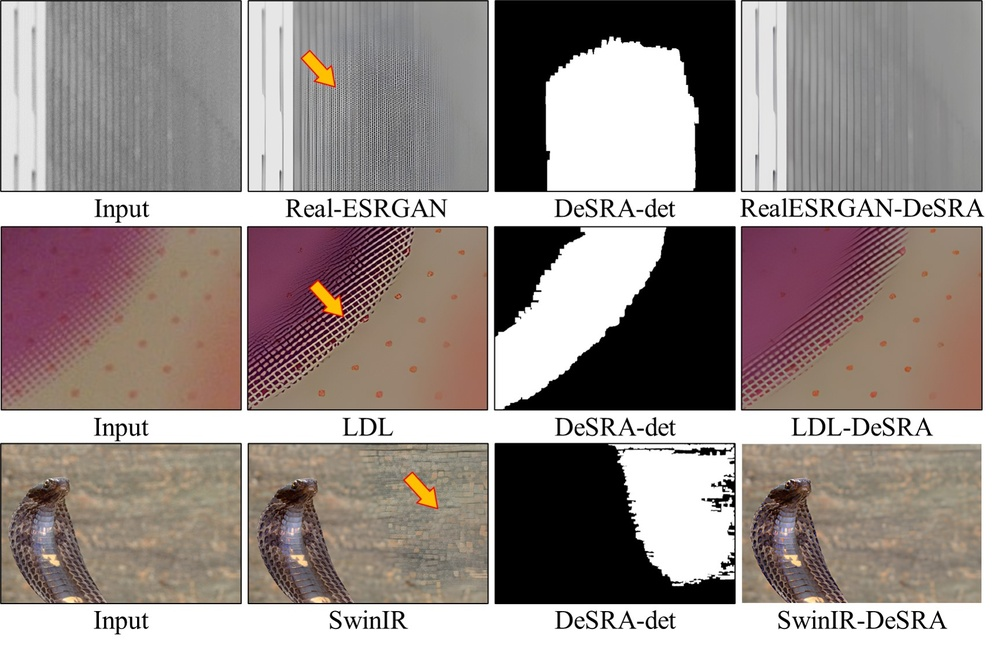
#> input picture assets/DeSRA_teasor.jpg, 1000 x 651 px, shrunk from 1728 x 1125 before the run
$ python calc_recall.py --input_mask_root ../assets --gt_mask_root ../assets
#> lines starting #> are read from the running program, lines starting #| are printed output that depends on the picture
import argparse
import cv2
import numpy as np
import os

parser = argparse.ArgumentParser()
parser.add_argument(
    '--input_mask_root', type=str, help='the root of detected artifacts maps in GAN-SR results', required=True)
parser.add_argument(
    '--gt_mask_root', type=str, help='the root of human-labeled gt artifacts maps in GAN-SR results', required=True)
parser.add_argument('--threshold', type=float, default=0.5)
args = parser.parse_args()

total_gt_artifacts_nums = 0
detected_gt_artifacts_nums = 0

img_names = sorted(os.listdir(args.input_mask_root))
for img_name in img_names:
    input_mask_path = os.path.join(args.input_mask_root, img_name)
    input_mask = cv2.imread(input_mask_path, cv2.IMREAD_GRAYSCALE)
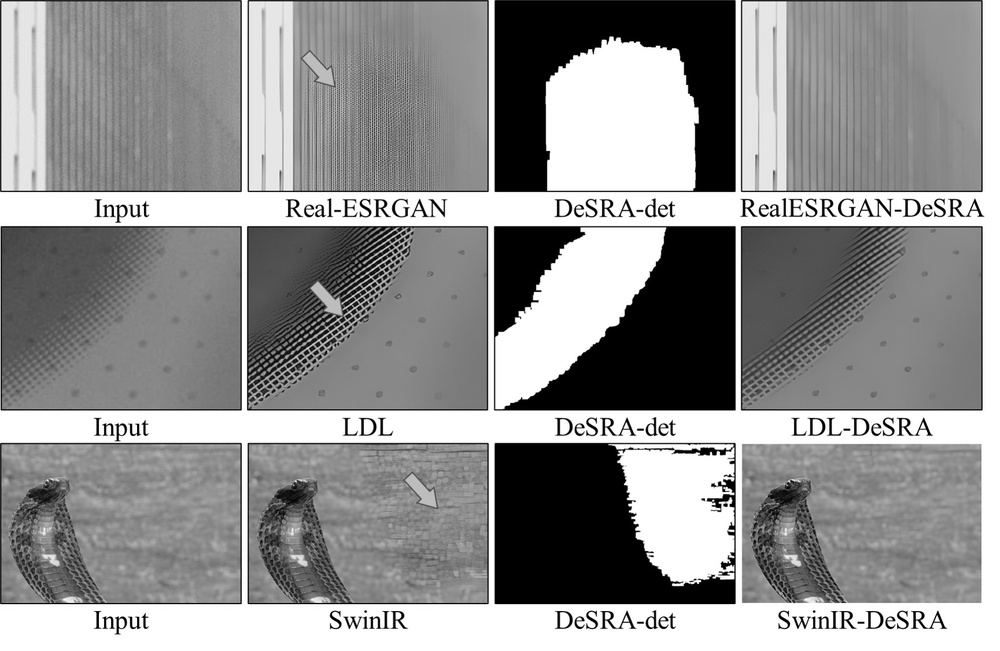
#> input_mask: shape (651, 1000); min 0, max 255, mean 145.9
    # gt mask
    gt_path = os.path.join(args.gt_mask_root, img_name)
    gt_mask = cv2.imread(gt_path, cv2.IMREAD_GRAYSCALE)
    h, w = gt_mask.shape
#> h = 651; w = 1000
    gt_mask = gt_mask[5:h - 5, 5:w - 5]
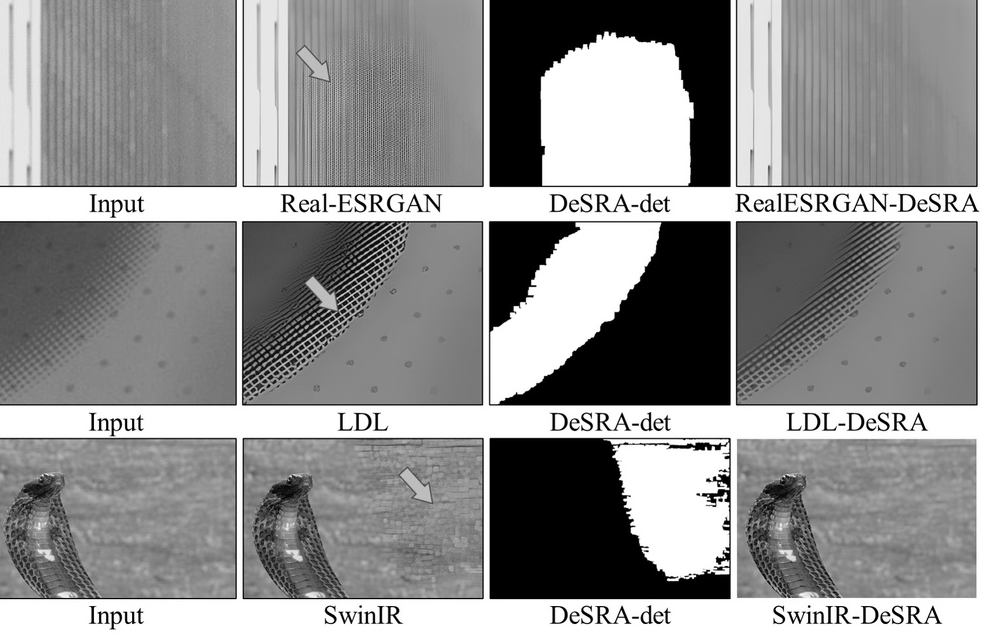
#> gt_mask: shape (641, 990); min 0, max 255, mean 144.9
    gt_mask_num_labels, gt_mask_labels, gt_mask_stats, gt_mask_centroids = cv2.connectedComponentsWithStats(
        gt_mask, connectivity=8)
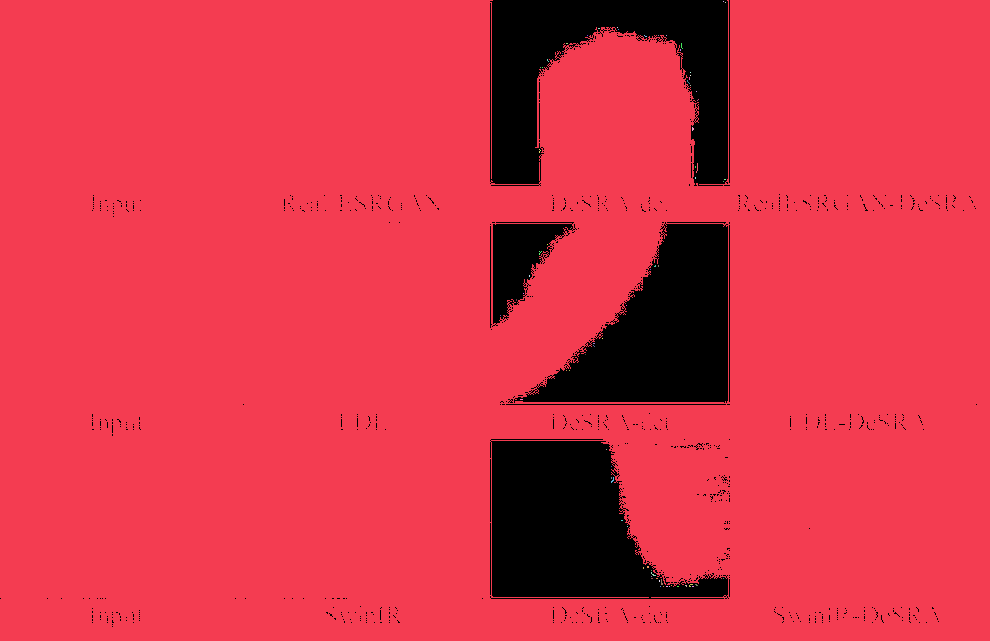
#> gt_mask_labels: shape (641, 990) int32; 76 distinct labels, from 0 to 75; one colour per label, 0 black
#> gt_mask_num_labels = 76; gt_mask_stats = 76 rows, first 6: [0, 0, 977, 627, 72854], [0, 0, 990, 641, 561568], [723, 1, 1, 1, 1], [725, 2, 1, 1, 1], [617, 27, 1, 1, 1], [598, 28, 2, 1, 2]; gt_mask_centroids = 76 pairs, first value 480.3 to 725, second value 1 to 586
    total_gt_artifacts_nums += (gt_mask_num_labels - 1)
#> total_gt_artifacts_nums = 75

    # loop
    for (i, label) in enumerate(np.unique(gt_mask_labels)):
        if label == 0:
            continue
        image_filtered = np.zeros_like(input_mask)
#> (the run stopped early here; a loop or call above may not have finished)
